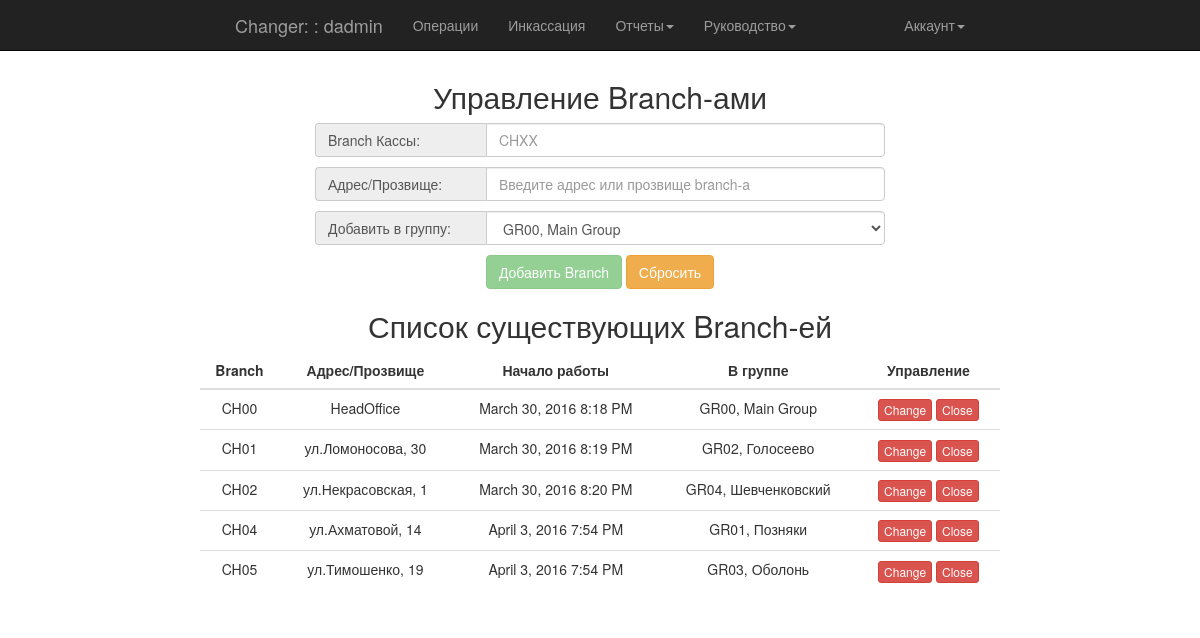
The page /admin/add_cash (signed in) on the database its author committed.
### app/models.py (models this page shows, shortened)
class User(UserMixin, db.Model):
    __tablename__ = 'users'
    id = db.Column(db.Integer, primary_key=True)
    username = db.Column(db.String(64), unique=True, index=True)
    password_hash = db.Column(db.String(128))
    member_since = db.Column(db.DateTime(), default=datetime.utcnow)
    last_seen = db.Column(db.DateTime(), default=datetime.utcnow)
    status = db.Column(db.Boolean, default=True)
    role_id = db.Column(db.Integer, db.ForeignKey('roles.id'))
    role = db.relationship('Role', backref='user')
    cash_id = db.Column(db.Integer, db.ForeignKey('cashes.id'))
    cash = db.relationship('Cashes', backref='user')
    group_id = db.Column(db.Integer, db.ForeignKey('group_cashes.id'), default=1)
    group = db.relationship('GroupOfCashes', backref='user')
    deals = db.relationship('Deals', backref='user', lazy='dynamic')
    transactions = db.relationship('Transaction', backref='user', lazy='dynamic')
    collections = db.relationship('Collections', backref='user')
    def can(self, permissions):
        return self.role is not None and (self.role.permissions & permissions) == permissions
    @property
    def password(self):
        raise "Password isn't readable attribute"

class Cashes(db.Model):
    __tablename__ = 'cashes'
    id = db.Column(db.Integer, primary_key=True)
    branch = db.Column(db.String(8))
    address = db.Column(db.String(64))
    member_since = db.Column(db.DateTime(), default=datetime.utcnow)
    status = db.Column(db.Boolean, default=True)
    group_id = db.Column(db.Integer, db.ForeignKey('group_cashes.id'))
    group = db.relationship('GroupOfCashes', backref='cash')
    deals = db.relationship('Deals', backref='cash', lazy='dynamic')
    collections = db.relationship('Collections', backref='cash')
    transactions = db.relationship('Transaction', backref='cash')

class GroupOfCashes(db.Model):
    __tablename__ = 'group_cashes'
    id = db.Column(db.Integer, primary_key=True)
    group_branch = db.Column(db.String(8), unique=True)
    group_description = db.Column(db.String(64))
    main = db.Column(db.Boolean, default=False)

### app/admin/views.py (the view, shortened to what this page needs)
@admin.route('/add_cash', methods=['GET', 'POST'])
@login_required
@admin_required
def add_cash():
    cashes = Cashes.query.order_by('branch').all()
    groups = GroupOfCashes.query.order_by('group_branch').all()
    return render_template('admin/add_cash.html', cashes=cashes, groups=groups)

### app/main/__init__.py (called while the page is built)
@main.app_context_processor
def inject_permission():
    return dict(Permission=Permission)

### app/models.py (called while the page is built)
@login_manager.user_loader
def load_user(user_id):
    return User.query.get(int(user_id))

### app/templates/admin/add_cash.html (shortened to what this page needs)
{% extends "base.html" %}
{% block content %}
    <div class="col-sm-6 col-sm-offset-3 loginpage">
        <p><h2 class="text-center">Управление Branch-ами</h2></p>
        <form method="post">
            <div class="input-group">
                <span class="input-group-addon">Branch Кассы:</span>
                <input class="form-control" name="branch" placeholder="CHXX" type="text" required>
            </div>
            <div class="input-group" style="margin-top: 10px">
                <span class="input-group-addon">Адрес/Прозвище:</span>
                <input class="form-control" name="address" placeholder="Введите адрес или прозвище branch-a" type="text" required>
            </div>
            <div class="input-group" style="margin-top: 10px">
                <span class="input-group-addon">Добавить в группу:</span>
                <select class="form-control" name="select_group">
                    {%  for g in groups %}
                        <option value="{{ g.id }}">
                            <span>{{ g.group_branch }}, {{ g.group_description }}</span>
                        </option>
                    {% endfor %}
                </select>
            </div>
            <div class="row text-center" style="margin-top:10px">
                <button type="submit" class="btn btn-success" disabled>Добавить Branch</button>
                <button type="reset" class="btn btn-warning">Сбросить</button>
            </div>
        </form>
    </div>
    <div class="col-sm-8 col-sm-offset-2">
        <p><h2 class="text-center">Список существующих Branch-ей</h2></p>
        <div class="row">
            <table class="table">
                <thead>
                <tr>
                    <th class="text-center">Branch</th>
                    <th class="text-center">Адрес/Прозвище</th>
                    <th class="text-center">Начало работы</th>
                    <th class="text-center">В группе</th>
                    <th class="text-center">Управление</th>
                </tr>
                </thead>
                <tbody>
                {% for c in cashes %}
                    <tr>
                        <td class="text-center">{{ c.branch }}</td>
                        <td class="text-center">{{ c.address }}</td>
                        <td class="text-center">{{ moment(c.member_since).format('LLL') }}</td>
                        <td class="text-center">{{ c.group.group_branch }}, {{ c.group.group_description }}</td>
                        <td class="text-center">
                            <button class="btn btn-xs btn-danger"  data-toggle="modal" data-target=".bs-example-modal-sm" data-branch="{{ c.branch }}">Change</button>
                            {% if c.status %}
                                <button class="btn btn-xs btn-danger" data-cash-id="{{ c.id }}" data-cash-state="{% if c.status %}1{% else %}0{% endif %}">Close</button>
                            {% else %}
                                <button class="btn btn-xs btn-success" data-cash-id="{{ c.id }}" data-cash-state="{% if c.status %}1{% else %}0{% endif %}">On</button>
                            {% endif %}
                        </td>
                    </tr>
                {% endfor %}
                </tbody>
            </table>
        </div>
    </div>
{% endblock %}

### app/templates/base.html (shortened to what this page needs)
<!DOCTYPE html>
<html lang="en" {% block html_attribs %}{% endblock html_attribs %}>
{% block html %}
    <head>
        {% block head %}
            {% block styles %}
                <link rel="stylesheet" href="{{ url_for('static', filename='bootstrap.min.css') }}">
                <link rel="stylesheet" href="{{ url_for('static', filename='style.css') }}">
            {% endblock styles %}
        {% endblock head %}
    </head>
    <body>
    {% block body %}
        {% block navbar %}
            <nav class="navbar navbar-inverse navbar-fixed-top">
                <div class="container">
                    <div class="col-md-8 col-md-offset-2">
                        <div class="navbar-header">
                            {% if current_user.is_authenticated %}
                                <a class="navbar-brand" href="#">Changer: {{ current_user.cash.branch }}: {{ current_user.username }}</a>
                            {% else %}
                                <a class="navbar-brand" href="#">Changer</a>
                            {% endif %}
                        </div>
                        <div class="navbar-collapse collapse">
                            <ul class="nav navbar-nav">
                                {% if current_user.is_authenticated %}
                                    {% if current_user.can(Permission.MAKE_OPERATION) %}
                                        <li><a href="{{ url_for('main.index') }}">Операции</a></li>
                                        <li><a href="{{ url_for('main.collections') }}">Инкассация</a></li>
                                        <li class="dropdown">
                                            <a href="#" class="dropdown-toggle" data-toggle="dropdown">Отчеты<b class="caret"></b></a>
                                        </li>
                                    {% endif %}
                                    {% if current_user.can(Permission.SHOW_STATUS) %}
                                        <li class="dropdown">
                                        <a href="#" class="dropdown-toggle" data-toggle="dropdown">Руководство<b class="caret"></b></a>
                                    </li>
                                    {% endif %}
                                {% endif %}
                            </ul>
                            <ul class="nav navbar-nav navbar-right">
                                {% if current_user.is_authenticated %}
                                    <li class="dropdown">
                                        <a href="#" class="dropdown-toggle" data-toggle="dropdown">Аккаунт<b class="caret"></b></a>
                                    </li>
                                {% else %}
                                    <li><a href="{{ url_for('auth.login') }}">Войти</a></li>
                                {% endif %}
                            </ul>
                        </div>
                    </div>
                </div>
            </nav>
        {% endblock navbar %}
        {% block content %}
        {% endblock content %}
    {% endblock body %}
    </body>
{% endblock html %}
</html>

### app/static/style.css (style rules this page uses)
.loginpage { margin-top: 60px; }
.input-group-addon:first-child { width: 30%; border-right: 0px none; text-align: left; }
.input-group { position: relative; display: table; border-collapse: separate; width: 100%; }

### rows shown on the page
User: username "dadmin"
Cashes: branch "CH00", address "HeadOffice", member_since "March 30, 2016 8:18 PM", group.group_branch "GR00", group.group_description "Main Group"
Cashes: branch "CH01", address "ул.Ломоносова, 30", member_since "March 30, 2016 8:19 PM", group.group_branch "GR02", group.group_description "Голосеево"
Cashes: branch "CH02", address "ул.Некрасовская, 1", member_since "March 30, 2016 8:20 PM", group.group_branch "GR04", group.group_description "Шевченковский"
Cashes: branch "CH04", address "ул.Ахматовой, 14", member_since "April 3, 2016 7:54 PM", group.group_branch "GR01", group.group_description "Позняки"
Cashes: branch "CH05", address "ул.Тимошенко, 19", member_since "April 3, 2016 7:54 PM", group.group_branch "GR03", group.group_description "Оболонь"
